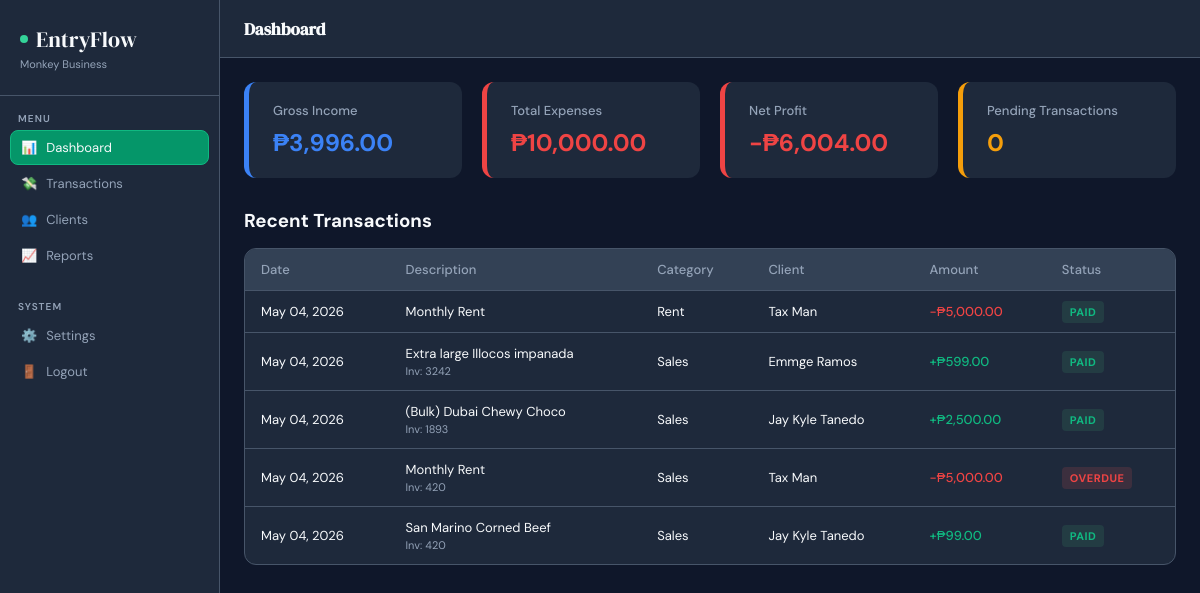
Before: /index.php (signed in) with the older database file.
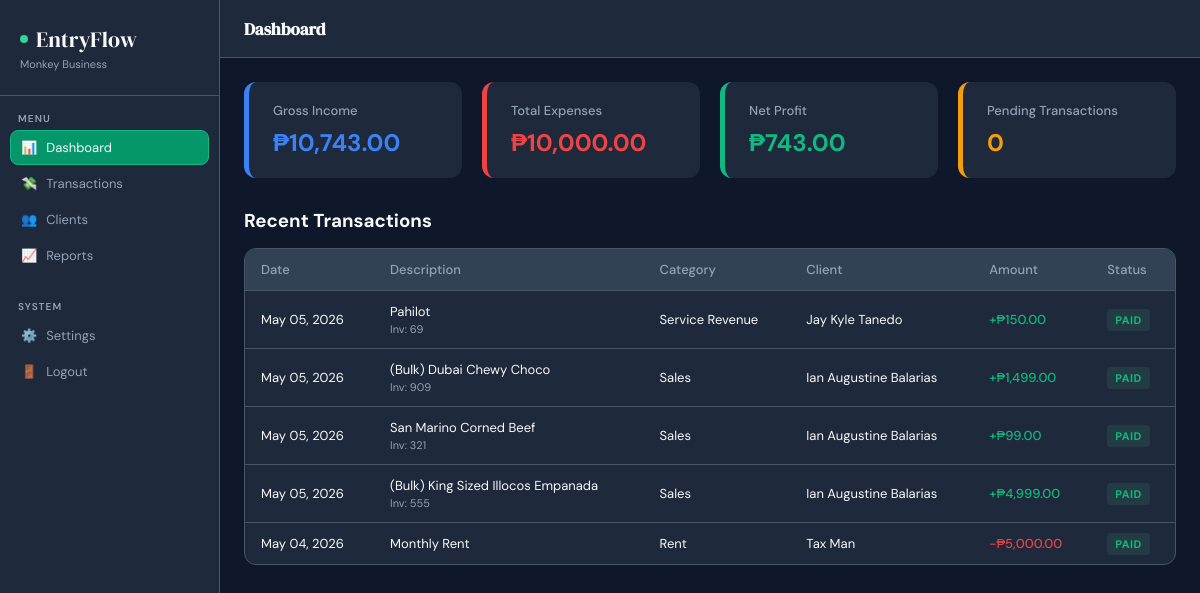
After: the same page with the newer database file.
### tables this page shows
CREATE TABLE `transactions` (
  `id` int(10) UNSIGNED NOT NULL,
  `user_id` int(10) UNSIGNED NOT NULL,
  `client_id` int(10) UNSIGNED DEFAULT NULL,
  `category_id` int(10) UNSIGNED DEFAULT NULL,
  `invoice_no` varchar(50) DEFAULT NULL,
  `description` varchar(255) NOT NULL,
  `amount` decimal(14,2) NOT NULL,
  `type` enum('income','expense') NOT NULL,
  `status` enum('paid','pending','overdue') NOT NULL DEFAULT 'pending',
  `transaction_date` date NOT NULL,
  `notes` text DEFAULT NULL,
  `created_at` datetime NOT NULL DEFAULT current_timestamp(),
  `updated_at` datetime NOT NULL DEFAULT current_timestamp() ON UPDATE current_timestamp()
);

CREATE TABLE `categories` (
  `id` int(10) UNSIGNED NOT NULL,
  `user_id` int(10) UNSIGNED DEFAULT NULL COMMENT 'NULL = global default',
  `name` varchar(100) NOT NULL,
  `type` enum('income','expense') NOT NULL,
  `is_default` tinyint(1) NOT NULL DEFAULT 0,
  `created_at` datetime NOT NULL DEFAULT current_timestamp(),
  `updated_at` datetime NOT NULL DEFAULT current_timestamp() ON UPDATE current_timestamp()
);

CREATE TABLE `clients` (
  `id` int(10) UNSIGNED NOT NULL,
  `user_id` int(10) UNSIGNED NOT NULL,
  `name` varchar(150) NOT NULL,
  `email` varchar(150) DEFAULT NULL,
  `phone` varchar(20) DEFAULT NULL,
  `address` text DEFAULT NULL,
  `notes` text DEFAULT NULL,
  `created_at` datetime NOT NULL DEFAULT current_timestamp(),
  `updated_at` datetime NOT NULL DEFAULT current_timestamp() ON UPDATE current_timestamp()
);

### index.php (the view, shortened to what the changed rows need)
<?php
$db   = getDB();
$userId  = (int)$_SESSION['user_id'];
$curMonth = date('Y-m');
$statsQuery = $db->query("SELECT type, SUM(amount) AS t FROM transactions WHERE user_id=$userId AND DATE_FORMAT(transaction_date,'%Y-%m')='$curMonth' GROUP BY type");
$totals = ['income' => 0, 'expense' => 0];
foreach ($statsQuery->fetch_all(MYSQLI_ASSOC) as $row) {
    $totals[$row['type']] = (float)$row['t'];
}
$grossProfit = $totals['income'] - $totals['expense'];
$pendingCnt  = (int)$db->query("SELECT COUNT(*) FROM transactions WHERE user_id=$userId AND status='pending'")->fetch_row()[0];
$recentTx = $db->query("
    SELECT t.id, t.description, t.amount, t.type, t.status, t.transaction_date, t.invoice_no,
           c.name AS client_name, cat.name AS category_name
    FROM transactions t
    LEFT JOIN clients c ON c.id=t.client_id
    LEFT JOIN categories cat ON cat.id=t.category_id
    WHERE t.user_id=$userId
    ORDER BY t.transaction_date DESC, t.id DESC LIMIT 5
")->fetch_all(MYSQLI_ASSOC);
include 'includes/header.php';
?>
<div class="grid">
    <div class="card-income">
        <h3>Gross Income</h3>
        <h2><?= $sym ?><?= number_format($totals['income'], 2) ?></h2>
    </div>
    <div class="card-expense">
        <h3>Total Expenses</h3>
        <h2><?= $sym ?><?= number_format($totals['expense'], 2) ?></h2>
    </div>
    <div class="card-profit" <?= $grossProfit < 0 ? 'style="border-left-color: var(--danger) !important;"' : '' ?>>
        <h3>Net Profit</h3>
        <h2 <?= $grossProfit < 0 ? 'style="color: var(--danger) !important;"' : '' ?>>
            <?= $grossProfit < 0 ? '-' : '' ?><?= $sym ?><?= number_format(abs($grossProfit), 2) ?>
        </h2>
    </div>
    <div class="card-pending">
        <h2><?= $pendingCnt ?></h2>
    </div>
</div>
<div class="tc">
    <table>
        <thead>
            <tr>
                <th>Date</th>
                <th>Description</th>
                <th>Category</th>
                <th>Client</th>
                <th>Amount</th>
                <th>Status</th>
            </tr>
        </thead>
        <tbody>
            <?php if (empty($recentTx)): ?>
                <tr><td colspan="6" style="text-align: center; padding: 20px; color: var(--text-muted);">No recent transactions</td></tr>
            <?php else: ?>
                <?php foreach ($recentTx as $tx): ?>
                    <tr>
                        <td><?= date('M d, Y', strtotime($tx['transaction_date'])) ?></td>
                        <td class="tdn">
                            <?= htmlspecialchars($tx['description']) ?>
                            <?php if ($tx['invoice_no']): ?><div class="tds">Inv: <?= htmlspecialchars($tx['invoice_no']) ?></div><?php endif; ?>
                        </td>
                        <td><?= htmlspecialchars($tx['category_name'] ?? '—') ?></td>
                        <td><?= htmlspecialchars($tx['client_name'] ?? '—') ?></td>
                        <td class="<?= $tx['type'] === 'income' ? 'ap' : 'an' ?>">
                            <?= $tx['type'] === 'income' ? '+' : '-' ?>₱<?= number_format($tx['amount'], 2) ?>
                        </td>
                        <td>
                            <?php $statusClass = $tx['status'] === 'paid' ? 'bp2' : ($tx['status'] === 'pending' ? 'bpd' : 'bod'); ?>
                            <span class="badge <?= $statusClass ?>"><?= ucfirst($tx['status']) ?></span>
                        </td>
                    </tr>
                <?php endforeach; ?>
            <?php endif; ?>
        </tbody>
    </table>
</div>
<?php include 'includes/footer.php'; ?>

### includes/header.php (shortened to what the changed rows need)
<?php
$headerDb = getDB();
$headerUid = (int)($_SESSION['user_id'] ?? 0);
$adminInfo = $headerDb->query("SELECT business_name, currency FROM admins WHERE id = $headerUid")->fetch_assoc();
$bizName = $adminInfo['business_name'] ?? 'My Business';
$currCode = $adminInfo['currency'] ?? 'PHP';
$symbols = [
    'PHP' => '₱',
    'USD' => '$',
    'EUR' => '€',
    'GBP' => '£',
    'JPY' => '¥'
];
$sym = $symbols[$currCode] ?? '₱';
?>
<!DOCTYPE html>
<html lang="en">
<head>
    <link rel="stylesheet" href="assets/css/style.css?v=<?= time(); ?>">
</head>
<body>
    <aside class="sidebar">
        <div class="logo-wrap">
            <div class="logo"><div class="logo-dot"></div> EntryFlow</div>
            <div class="biz-name"><?= htmlspecialchars($bizName) ?></div>
        </div>
    </aside>
    <main class="main">
        <header class="topbar">
            <h1 class="page-title">
                <?php
                    $pageName = basename($_SERVER['PHP_SELF'], ".php");
                    echo ucfirst($pageName === 'index' ? 'dashboard' : $pageName);
                ?>
            </h1>
        </header>
        <div class="content">

Changed rows visible on the page:
no longer on this page (row unchanged): transactions: transaction_date "May 04, 2026", description "Extra large Illocos impanada", invoice_no "3242", category.name "Sales", client.name "Emmge Ramos", amount "599.00", status "PAID"
no longer on this page (row unchanged): transactions: transaction_date "May 04, 2026", description "(Bulk) Dubai Chewy Choco", invoice_no "1893", category.name "Sales", client.name "Jay Kyle Tanedo", amount "2,500.00", status "PAID"
no longer on this page (row edited): transactions: transaction_date "May 04, 2026", description "Monthly Rent", invoice_no "420", category.name "Sales", client.name "Tax Man", amount "5,000.00", status "OVERDUE", type "expense" (drawn)
no longer on this page (row unchanged): transactions: transaction_date "May 04, 2026", description "San Marino Corned Beef", invoice_no "420", category.name "Sales", client.name "Jay Kyle Tanedo", amount "99.00", status "PAID"
added transactions: transaction_date "May 05, 2026", description "Pahilot", invoice_no "69", category.name "Service Revenue", client.name "Jay Kyle Tanedo", amount "150.00", status "PAID"
added transactions: transaction_date "May 05, 2026", description "(Bulk) Dubai Chewy Choco", invoice_no "909", category.name "Sales", client.name "Ian Augustine Balarias", amount "1,499.00", status "PAID"
added transactions: transaction_date "May 05, 2026", description "San Marino Corned Beef", invoice_no "321", category.name "Sales", client.name "Ian Augustine Balarias", amount "99.00", status "PAID"
added transactions: transaction_date "May 05, 2026", description "(Bulk) King Sized Illocos Empanada", invoice_no "555", category.name "Sales", client.name "Ian Augustine Balarias", amount "4,999.00", status "PAID"
Other visible differences:
$totals['income']: "3,996.00" → "10,743.00"
abs($grossProfit): "6,004.00" → "743.00"
